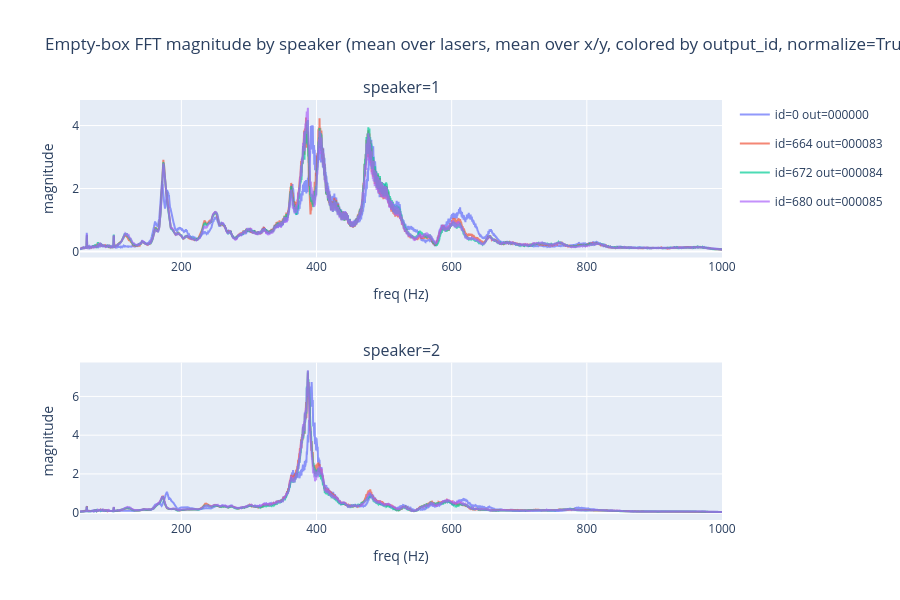

Write notebook code for a chart like this one.
### Code cell
# Empty-box FFT magnitude, one subplot per speaker, overlaying the 3 output_ids
# (empty-box samplings) on top of each other within each subplot.

def plot_fft_xy_magnitude_by_speaker(df, speaker=None, output_id=None,
                                     laser_index=None, xy_index=None,
                                     color_by='output_id', normalize=True,
                                     log_y=False, ncols=1):
    sdf = filter_samples_df(df, speaker=speaker, output_id=output_id)
    if sdf.empty:
        print('No empty-box samples match the filter.')
        return

    speakers = sorted(sdf['speaker'].unique())
    color_vals = sdf[color_by].unique()
    palette = px.colors.qualitative.Plotly
    color_map = {v: palette[i % len(palette)] for i, v in enumerate(color_vals)}

    nrows = (len(speakers) + ncols - 1) // ncols
    fig = make_subplots(rows=nrows, cols=ncols,
                        subplot_titles=[f'speaker={s}' for s in speakers])

    for i, spk in enumerate(speakers):
        r, c = divmod(i, ncols)
        for _, row in sdf[sdf['speaker'] == spk].iterrows():
            sid = int(row['sample_id'])
            freqs, mag = compute_fft_magnitude(row['fft_path'], laser_index, xy_index, normalize)

            legend_label = f"id={sid} out={row.get('output_id')}"
            hover_label = f"id={sid}<br>out={row.get('output_id')} spk={spk}"

            fig.add_trace(go.Scatter(
                x=freqs, y=mag, mode='lines', name=legend_label, opacity=0.7,
                legendgroup=str(row[color_by]), showlegend=(i == 0),
                line=dict(color=color_map[row[color_by]]),
                hovertemplate=f'{hover_label}<br>freq=%{{x:.1f}} Hz<br>magnitude=%{{y:.4g}}<extra></extra>',
            ), row=r + 1, col=c + 1)

    laser_desc = 'mean over lasers' if laser_index is None else f'laser={laser_index}'
    xy_desc = 'mean over x/y' if xy_index is None else XY_LABELS[xy_index]
    fig.update_layout(title=f'Empty-box FFT magnitude by speaker ({laser_desc}, {xy_desc}, colored by {color_by}, normalize={normalize})',
                      height=300 * nrows, showlegend=True)
    fig.update_xaxes(title_text='freq (Hz)')
    fig.update_yaxes(title_text='magnitude', type='log' if log_y else 'linear')
    fig.show()

plot_fft_xy_magnitude_by_speaker(samples_df, speaker=[1, 2], output_id=[83, 84, 85, 0])

### Figure 1 — Plotly figure (JSON) as saved in the notebook; plotly's stock layout.template omitted (floating-point values rounded to 4 significant figures; data arrays with more than 128 entries replaced by an {"elided": "..."} marker saying what was removed)
{"data": [{"hovertemplate": "id=0<br>out=000000 spk=1<br>freq=%{x:.1f} Hz<br>magnitude=%{y:.4g}<extra></extra>", "legendgroup": "000000", "line": {"color": "#636EFA"}, "mode": "lines", "name": "id=0 out=000000", "opacity": 0.7, "showlegend": true, "type": "scatter", "x": {"elided": "3421 float values"}, "xaxis": "x", "y": {"elided": "3421 float values"}, "yaxis": "y"}, {"hovertemplate": "id=664<br>out=000083 spk=1<br>freq=%{x:.1f} Hz<br>magnitude=%{y:.4g}<extra></extra>", "legendgroup": "000083", "line": {"color": "#EF553B"}, "mode": "lines", "name": "id=664 out=000083", "opacity": 0.7, "showlegend": true, "type": "scatter", "x": {"elided": "3421 float values"}, "xaxis": "x", "y": {"elided": "3421 float values"}, "yaxis": "y"}, {"hovertemplate": "id=672<br>out=000084 spk=1<br>freq=%{x:.1f} Hz<br>magnitude=%{y:.4g}<extra></extra>", "legendgroup": "000084", "line": {"color": "#00CC96"}, "mode": "lines", "name": "id=672 out=000084", "opacity": 0.7, "showlegend": true, "type": "scatter", "x": {"elided": "3421 float values"}, "xaxis": "x", "y": {"elided": "3421 float values"}, "yaxis": "y"}, {"hovertemplate": "id=680<br>out=000085 spk=1<br>freq=%{x:.1f} Hz<br>magnitude=%{y:.4g}<extra></extra>", "legendgroup": "000085", "line": {"color": "#AB63FA"}, "mode": "lines", "name": "id=680 out=000085", "opacity": 0.7, "showlegend": true, "type": "scatter", "x": {"elided": "3421 float values"}, "xaxis": "x", "y": {"elided": "3421 float values"}, "yaxis": "y"}, {"hovertemplate": "id=1<br>out=000000 spk=2<br>freq=%{x:.1f} Hz<br>magnitude=%{y:.4g}<extra></extra>", "legendgroup": "000000", "line": {"color": "#636EFA"}, "mode": "lines", "name": "id=1 out=000000", "opacity": 0.7, "showlegend": false, "type": "scatter", "x": {"elided": "3421 float values"}, "xaxis": "x2", "y": {"elided": "3421 float values"}, "yaxis": "y2"}, {"hovertemplate": "id=665<br>out=000083 spk=2<br>freq=%{x:.1f} Hz<br>magnitude=%{y:.4g}<extra></extra>", "legendgroup": "000083", "line": {"color": "#EF553B"}, "mode": "lines", "name": "id=665 out=000083", "opacity": 0.7, "showlegend": false, "type": "scatter", "x": {"elided": "3421 float values"}, "xaxis": "x2", "y": {"elided": "3421 float values"}, "yaxis": "y2"}, {"hovertemplate": "id=673<br>out=000084 spk=2<br>freq=%{x:.1f} Hz<br>magnitude=%{y:.4g}<extra></extra>", "legendgroup": "000084", "line": {"color": "#00CC96"}, "mode": "lines", "name": "id=673 out=000084", "opacity": 0.7, "showlegend": false, "type": "scatter", "x": {"elided": "3421 float values"}, "xaxis": "x2", "y": {"elided": "3421 float values"}, "yaxis": "y2"}, {"hovertemplate": "id=681<br>out=000085 spk=2<br>freq=%{x:.1f} Hz<br>magnitude=%{y:.4g}<extra></extra>", "legendgroup": "000085", "line": {"color": "#AB63FA"}, "mode": "lines", "name": "id=681 out=000085", "opacity": 0.7, "showlegend": false, "type": "scatter", "x": {"elided": "3421 float values"}, "xaxis": "x2", "y": {"elided": "3421 float values"}, "yaxis": "y2"}], "layout": {"annotations": [{"font": {"size": 16}, "showarrow": false, "text": "speaker=1", "x": 0.5, "xanchor": "center", "xref": "paper", "y": 1, "yanchor": "bottom", "yref": "paper"}, {"font": {"size": 16}, "showarrow": false, "text": "speaker=2", "x": 0.5, "xanchor": "center", "xref": "paper", "y": 0.375, "yanchor": "bottom", "yref": "paper"}], "height": 600, "showlegend": true, "title": {"text": "Empty-box FFT magnitude by speaker (mean over lasers, mean over x/y, colored by output_id, normalize=True)"}, "xaxis": {"anchor": "y", "domain": [0, 1], "title": {"text": "freq (Hz)"}}, "xaxis2": {"anchor": "y2", "domain": [0, 1], "title": {"text": "freq (Hz)"}}, "yaxis": {"anchor": "x", "domain": [0.625, 1], "title": {"text": "magnitude"}, "type": "linear"}, "yaxis2": {"anchor": "x2", "domain": [0, 0.375], "title": {"text": "magnitude"}, "type": "linear"}}}
